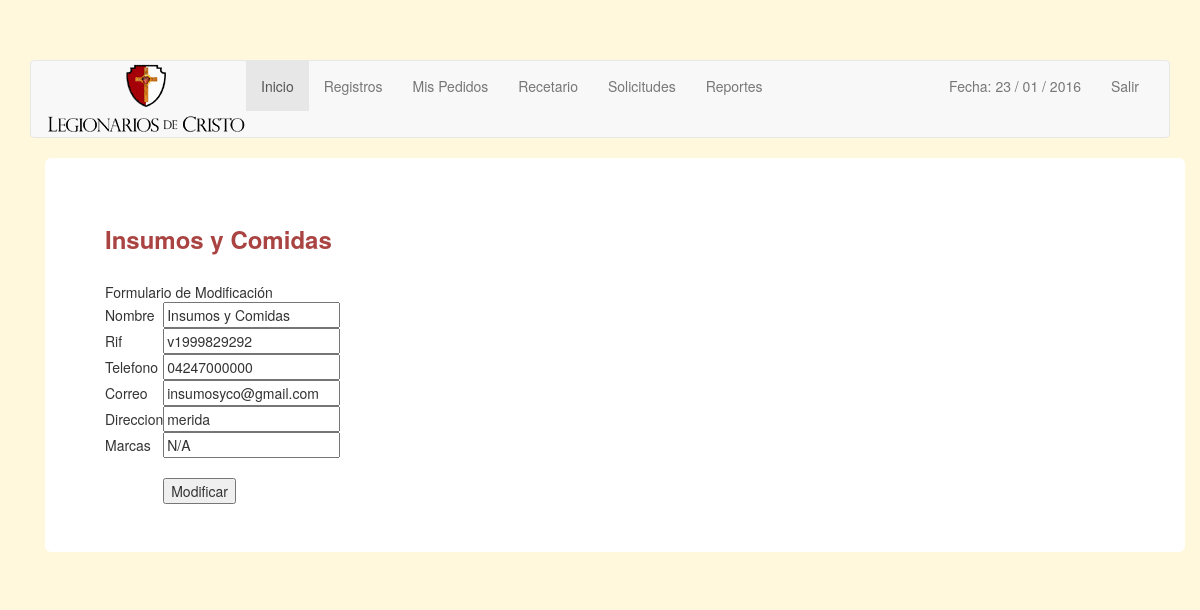
Screenshot of /modificaproveedor.php?nombre=Insumos y Comidas (signed in) with the database file from the repository.
### tables this page shows
CREATE TABLE IF NOT EXISTS `proveedor` (
  `id` int(11) NOT NULL AUTO_INCREMENT,
  `nombre` varchar(32) NOT NULL DEFAULT '',
  `rif` varchar(32) NOT NULL DEFAULT '',
  `telefono` varchar(32) NOT NULL DEFAULT '',
  `correo` varchar(32) NOT NULL DEFAULT '',
  `direccion` varchar(32) NOT NULL DEFAULT '',
  `marcas` varchar(129) NOT NULL DEFAULT '',
  PRIMARY KEY (`id`),
  UNIQUE KEY `nombre` (`nombre`)
);

### modificaproveedor.php (the view, shortened to what this page needs)
<?php require("views/cabecera.php"); ?>
  <body>
  	 <br>
        <div class="container">
<div class="container">
<div class="jumbotron">
	<h3 style="	color:#A94442;
	font-weight: bold;">
		<?php
		$nombre = $_GET['nombre'];
echo $nombre;
		?>
	</h3>
	<br>
<table class="table" cellpadding="10">
<?php
$nombre = $_GET['nombre'];
$sql = "select * from proveedor where nombre ='$nombre' ";
$sql = mysql_query($sql) or die("No se pudo realizar la consulta");
while($row = mysql_fetch_array($sql))
{
	?>
	<form  method=Post name=frm action="model/modificaproveedor.php">
	    <table>
		<tr>
		<td colspan=2>
		Formulario de Modificación</td>
	    </tr>
	  <tr>
	    <td> Nombre</td>
	    <td><input name='nombre'  type='text' maxlength='20' value="<?php echo $row['nombre']; ?>"></td>
	    </tr>
	    <td> Rif</td>
	    <td><input name='rif'  type='text' maxlength='20' value="<?php echo $row['rif']; ?>"></td>
	  <tr>
	    <td> Telefono</td>
	    <td><input name='telefono'  type='text' maxlength='20' value="<?php echo $row['telefono']; ?>"></td>
	  </tr>
	   <tr>
	    <td> Correo</td>
	    <td><input name='email'  type='text' maxlength='20' value="<?php echo $row['correo']; ?>"></td>
	  </tr>
	  <tr>
	    <td> Direccion</td>
	    <td><input name='direccion'  type='text' maxlength='20' value="<?php echo $row['direccion']; ?>"></td>
	  </tr>
	  <tr>
	    <td> Marcas</td>
	    <td><input name='marcas'  type='text' maxlength='20' value="<?php echo $row['marcas']; ?>"></td>
	  </tr>
	    <tr>
	    <td>&nbsp;</td>
	    <td><input name='id' type='hidden' value='<?php echo $row['id']; ?>'></td>
	  </tr>
	  <tr>
	    <td>&nbsp;</td>
	    <td><input name='submit' type='submit' value='Modificar'></td>
	  </tr>
	</table>
	</form>
	<?php
	}
?>
</table>
</div>
</div>
</body>
</html>

### css/estilos.css (style rules this page uses)
body { background-color: #FFF8DC; padding-top: 40px; }

### modificaproveedor.php (style rules this page uses)
.table { margin:0 auto; padding: 10px; width: 40%; }

### rows the page displays
proveedor: nombre "Insumos y Comidas", rif "v1999829292", telefono "04247000000", email "insumosyco@gmail.com", direccion "merida", marcas "N/A"

### other values shown
$nombre "Insumos y Comidas"
